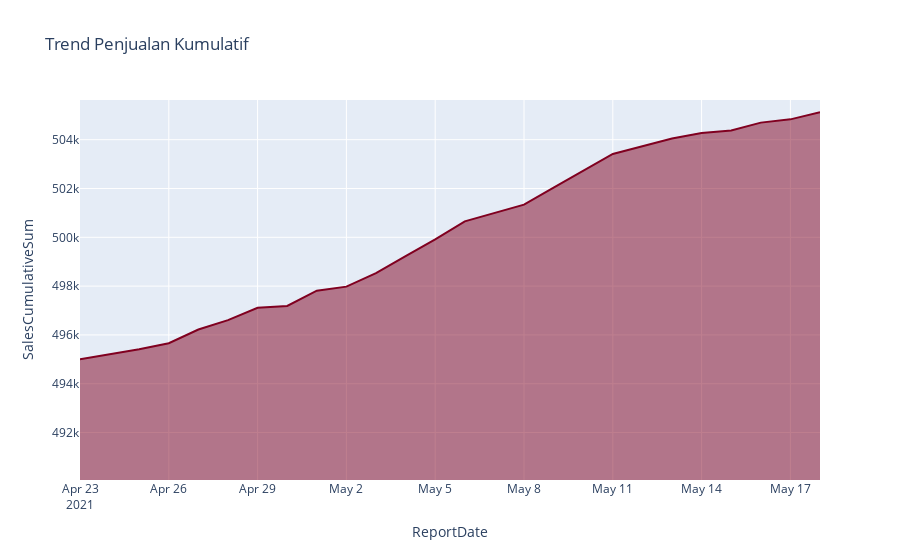

Notebook code for this chart:
### Markdown cell above
### Data setelah dibersihkan

### Code cell
# data bersih kumulatif

cmltv = df_cleaned.groupby('ReportDate')['SalesCumulativeSum'].sum().reset_index()
fig = px.line(cmltv, x='ReportDate', y='SalesCumulativeSum', title='Trend Penjualan Kumulatif')
fig.update_traces(line=dict(color='#800020'),  fill='tozeroy')

# Mengatur sumbu y agar tidak dimulai dari 0
y_min = cmltv['SalesCumulativeSum'].min() * 0.99
y_max = cmltv['SalesCumulativeSum'].max() * 1.001 
fig.update_yaxes(range=[y_min, y_max])
fig.show()

### Figure 1 — Plotly figure (JSON) as saved in the notebook; plotly's stock layout.template omitted (floating-point values rounded to 4 significant figures)
{"data": [{"fill": "tozeroy", "hovertemplate": "ReportDate=%{x}<br>SalesCumulativeSum=%{y}<extra></extra>", "legendgroup": "", "line": {"color": "#800020", "dash": "solid"}, "marker": {"symbol": "circle"}, "mode": "lines", "name": "", "orientation": "v", "showlegend": false, "type": "scatter", "x": ["2021-04-23T00:00:00", "2021-04-24T00:00:00", "2021-04-25T00:00:00", "2021-04-26T00:00:00", "2021-04-27T00:00:00", "2021-04-28T00:00:00", "2021-04-29T00:00:00", "2021-04-30T00:00:00", "2021-05-01T00:00:00", "2021-05-02T00:00:00", "2021-05-03T00:00:00", "2021-05-04T00:00:00", "2021-05-05T00:00:00", "2021-05-06T00:00:00", "2021-05-08T00:00:00", "2021-05-09T00:00:00", "2021-05-10T00:00:00", "2021-05-11T00:00:00", "2021-05-13T00:00:00", "2021-05-14T00:00:00", "2021-05-15T00:00:00", "2021-05-16T00:00:00", "2021-05-17T00:00:00", "2021-05-18T00:00:00"], "xaxis": "x", "y": [495005, 495220, 495409, 495662, 496221, 496607, 497114, 497186, 497814, 497979, 498535, 499231, 499913, 500653, 501337, 502036, 502742, 503414, 504051, 504273, 504377, 504699, 504833, 505121], "yaxis": "y"}], "layout": {"autosize": true, "legend": {"tracegroupgap": 0}, "title": {"text": "Trend Penjualan Kumulatif"}, "xaxis": {"anchor": "y", "autorange": true, "domain": [0, 1], "range": ["2021-04-23", "2021-05-18"], "title": {"text": "ReportDate"}, "type": "date"}, "yaxis": {"anchor": "x", "domain": [0, 1], "range": [490100.0, 505600.0], "title": {"text": "SalesCumulativeSum"}, "type": "linear"}}}
